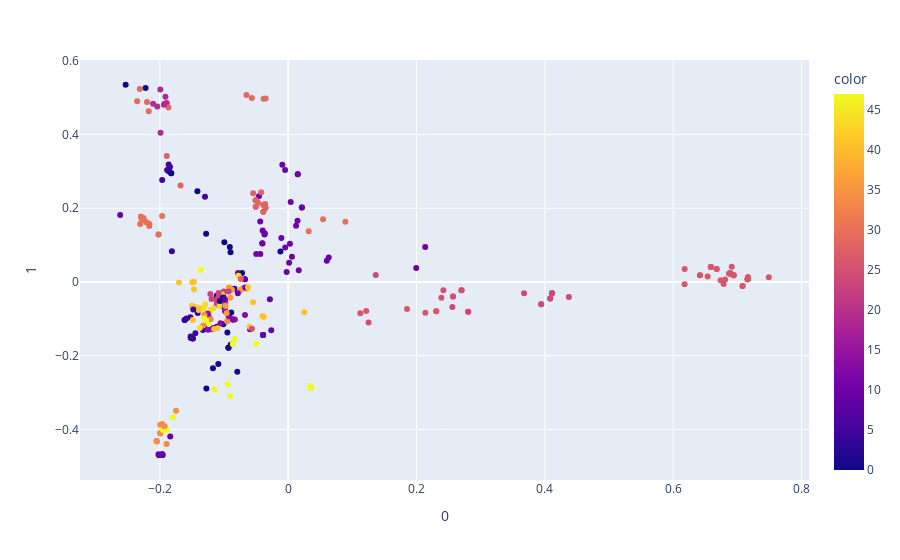

This figure's notebook cell:
### Code cell
X = tfidf_w_question.drop(columns=["Question","processed_question","op_id"])
pca = PCA(n_components=2)
X_r = pca.fit_transform(X)
X_r = pd.DataFrame(X_r)
X_r.columns=["pca1","pca2"]
X_r["op_id"] = tfidf_w_question["op_id"]
sns.scatterplot(data=X_r,x="pca1",y="pca2",hue="op_id")
fig.show()

### Figure 1 — Plotly figure (JSON) as saved in the notebook; plotly's stock layout.template omitted (floating-point values rounded to 4 significant figures; data arrays with more than 128 entries replaced by an {"elided": "..."} marker saying what was removed)
{"data": [{"hovertemplate": "0=%{x}<br>1=%{y}<br>color=%{marker.color}<extra></extra>", "legendgroup": "", "marker": {"color": {"elided": "312 int values"}, "coloraxis": "coloraxis", "symbol": "circle"}, "mode": "markers", "name": "", "orientation": "v", "showlegend": false, "type": "scatter", "x": {"elided": "312 float values"}, "xaxis": "x", "y": {"elided": "312 float values"}, "yaxis": "y"}], "layout": {"coloraxis": {"colorbar": {"title": {"text": "color"}}, "colorscale": [[0, "#0d0887"], [0.1111, "#46039f"], [0.2222, "#7201a8"], [0.3333, "#9c179e"], [0.4444, "#bd3786"], [0.5556, "#d8576b"], [0.6667, "#ed7953"], [0.7778, "#fb9f3a"], [0.8889, "#fdca26"], [1, "#f0f921"]]}, "legend": {"tracegroupgap": 0}, "margin": {"t": 60}, "xaxis": {"anchor": "y", "domain": [0, 1], "title": {"text": "0"}}, "yaxis": {"anchor": "x", "domain": [0, 1], "title": {"text": "1"}}}}
